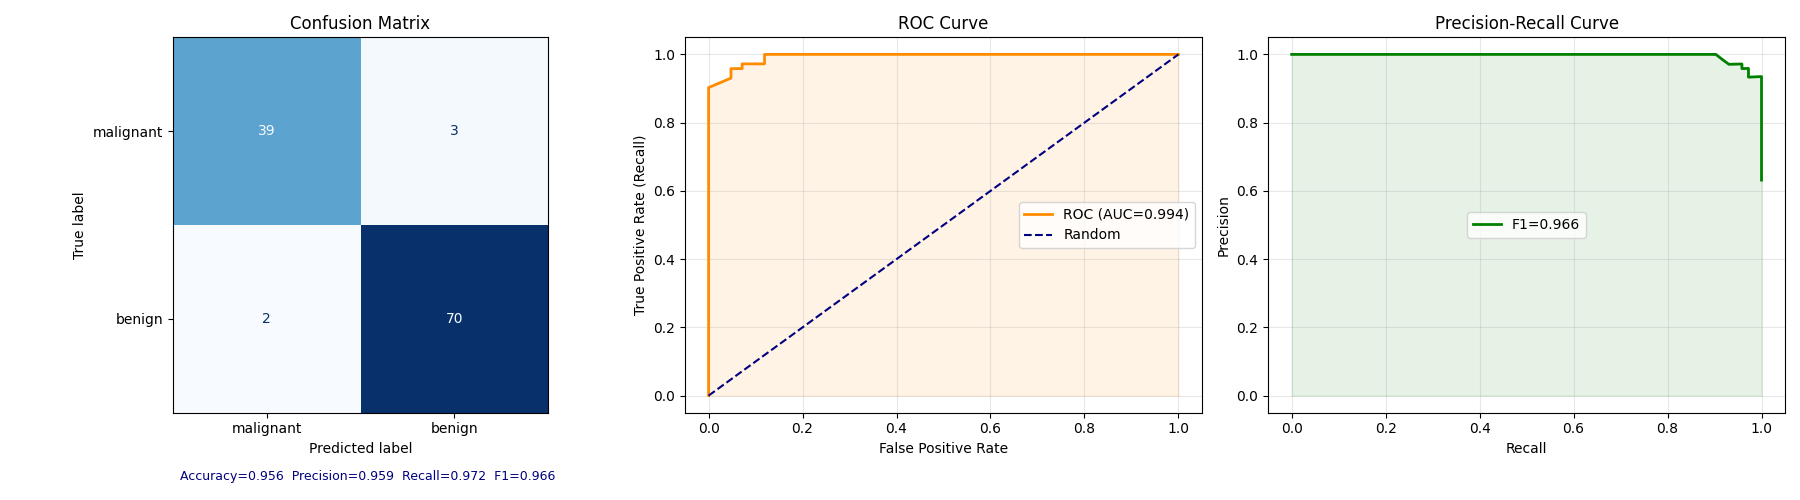

Write the Python code that produced this figure.
import numpy as np
import matplotlib.pyplot as plt
from sklearn.datasets import load_breast_cancer
from sklearn.model_selection import train_test_split, cross_val_score
from sklearn.preprocessing import StandardScaler
from sklearn.ensemble import RandomForestClassifier
from sklearn.linear_model import LogisticRegression
from sklearn.metrics import (
    accuracy_score, precision_score, recall_score,
    f1_score, roc_auc_score, confusion_matrix,
    ConfusionMatrixDisplay, roc_curve, precision_recall_curve,
    mean_absolute_error, mean_squared_error, r2_score
)

# ═══════════════════════════════════════════════
# COMPLETE EVALUATION PIPELINE
# ═══════════════════════════════════════════════

# ─── 1. LOAD DATA ───────────────────────────────
print("="*55)
print("  COMPLETE ML EVALUATION PIPELINE")
print("="*55)

# Use breast cancer dataset (binary classification)
data    = load_breast_cancer()
X, y    = data.data, data.target

print(f"Dataset  : Breast Cancer")
print(f"Samples  : {X.shape[0]}")
print(f"Features : {X.shape[1]}")
print(f"Classes  : {data.target_names}")
print(f"Class 0  : {sum(y==0)} malignant")
print(f"Class 1  : {sum(y==1)} benign")

# ─── 2. PREPARE DATA ────────────────────────────
X_train, X_test, y_train, y_test = train_test_split(
    X, y, test_size=0.2, random_state=42, stratify=y
)

scaler       = StandardScaler()
X_train_sc   = scaler.fit_transform(X_train)
X_test_sc    = scaler.transform(X_test)

# ─── 3. TRAIN MODEL ─────────────────────────────
model = RandomForestClassifier(n_estimators=100, random_state=42)
model.fit(X_train, y_train)

y_pred      = model.predict(X_test)
y_pred_prob = model.predict_proba(X_test)[:, 1]

# ─── 4. ALL CLASSIFICATION METRICS ─────────────
print("\n" + "="*55)
print("  CLASSIFICATION METRICS")
print("="*55)

accuracy  = accuracy_score(y_test, y_pred)
precision = precision_score(y_test, y_pred)
recall    = recall_score(y_test, y_pred)
f1        = f1_score(y_test, y_pred)
roc_auc   = roc_auc_score(y_test, y_pred_prob)

print(f"Accuracy  : {accuracy:.4f}  ({accuracy*100:.1f}%)")
print(f"Precision : {precision:.4f}  ({precision*100:.1f}%)")
print(f"Recall    : {recall:.4f}  ({recall*100:.1f}%)")
print(f"F1 Score  : {f1:.4f}  ({f1*100:.1f}%)")
print(f"ROC-AUC   : {roc_auc:.4f}  ({roc_auc*100:.1f}%)")

# ─── 5. CROSS VALIDATION ────────────────────────
print("\n" + "="*55)
print("  5-FOLD CROSS VALIDATION")
print("="*55)

cv_scores = cross_val_score(model, X, y, cv=5, scoring='f1')
print(f"F1 per fold : {cv_scores.round(4)}")
print(f"Mean F1     : {cv_scores.mean():.4f}")
print(f"Std F1      : {cv_scores.std():.4f}")

# ─── 6. REGRESSION METRICS DEMO ─────────────────
print("\n" + "="*55)
print("  REGRESSION METRICS DEMO")
print("="*55)

# Use probabilities as "predictions" to demo regression metrics
y_true_reg = y_test.astype(float)
y_pred_reg = y_pred_prob

mae  = mean_absolute_error(y_true_reg, y_pred_reg)
mse  = mean_squared_error(y_true_reg, y_pred_reg)
rmse = np.sqrt(mse)
r2   = r2_score(y_true_reg, y_pred_reg)

print(f"MAE  : {mae:.4f}")
print(f"MSE  : {mse:.4f}")
print(f"RMSE : {rmse:.4f}")
print(f"R²   : {r2:.4f} (model explains {r2*100:.1f}% of variance)")

# ─── 7. PLOTS ───────────────────────────────────
fig, axes = plt.subplots(1, 3, figsize=(18, 5))

# Plot 1: Confusion Matrix
cm   = confusion_matrix(y_test, y_pred)
disp = ConfusionMatrixDisplay(confusion_matrix=cm,
                               display_labels=data.target_names)
disp.plot(ax=axes[0], colorbar=False, cmap='Blues')
axes[0].set_title("Confusion Matrix")

# Add metric annotations
axes[0].text(0.02, -0.18,
    f"Accuracy={accuracy:.3f}  Precision={precision:.3f}  Recall={recall:.3f}  F1={f1:.3f}",
    transform=axes[0].transAxes, fontsize=9, color='navy')

# Plot 2: ROC Curve
fpr, tpr, _ = roc_curve(y_test, y_pred_prob)
axes[1].plot(fpr, tpr, color='darkorange', lw=2,
             label=f'ROC (AUC={roc_auc:.3f})')
axes[1].plot([0,1],[0,1], color='navy', linestyle='--', label='Random')
axes[1].fill_between(fpr, tpr, alpha=0.1, color='darkorange')
axes[1].set_title("ROC Curve")
axes[1].set_xlabel("False Positive Rate")
axes[1].set_ylabel("True Positive Rate (Recall)")
axes[1].legend()
axes[1].grid(True, alpha=0.3)

# Plot 3: Precision-Recall Curve
prec, rec, _ = precision_recall_curve(y_test, y_pred_prob)
axes[2].plot(rec, prec, color='green', lw=2, label=f'F1={f1:.3f}')
axes[2].fill_between(rec, prec, alpha=0.1, color='green')
axes[2].set_title("Precision-Recall Curve")
axes[2].set_xlabel("Recall")
axes[2].set_ylabel("Precision")
axes[2].legend()
axes[2].grid(True, alpha=0.3)

plt.tight_layout()
plt.savefig("evaluation_pipeline.png")
plt.show()
print("\nevaluation_pipeline.png saved!")

# ─── 8. OVERFITTING CHECK ───────────────────────
print("\n" + "="*55)
print("  OVERFITTING CHECK")
print("="*55)

train_f1 = f1_score(y_train, model.predict(X_train))
test_f1  = f1_score(y_test,  model.predict(X_test))
gap      = train_f1 - test_f1

print(f"Train F1 : {train_f1:.4f}")
print(f"Test  F1 : {test_f1:.4f}")
print(f"Gap      : {gap:.4f}")
print(f"Status   : {'⚠️ Overfitting!' if gap > 0.05 else '✅ Good fit!'}")
